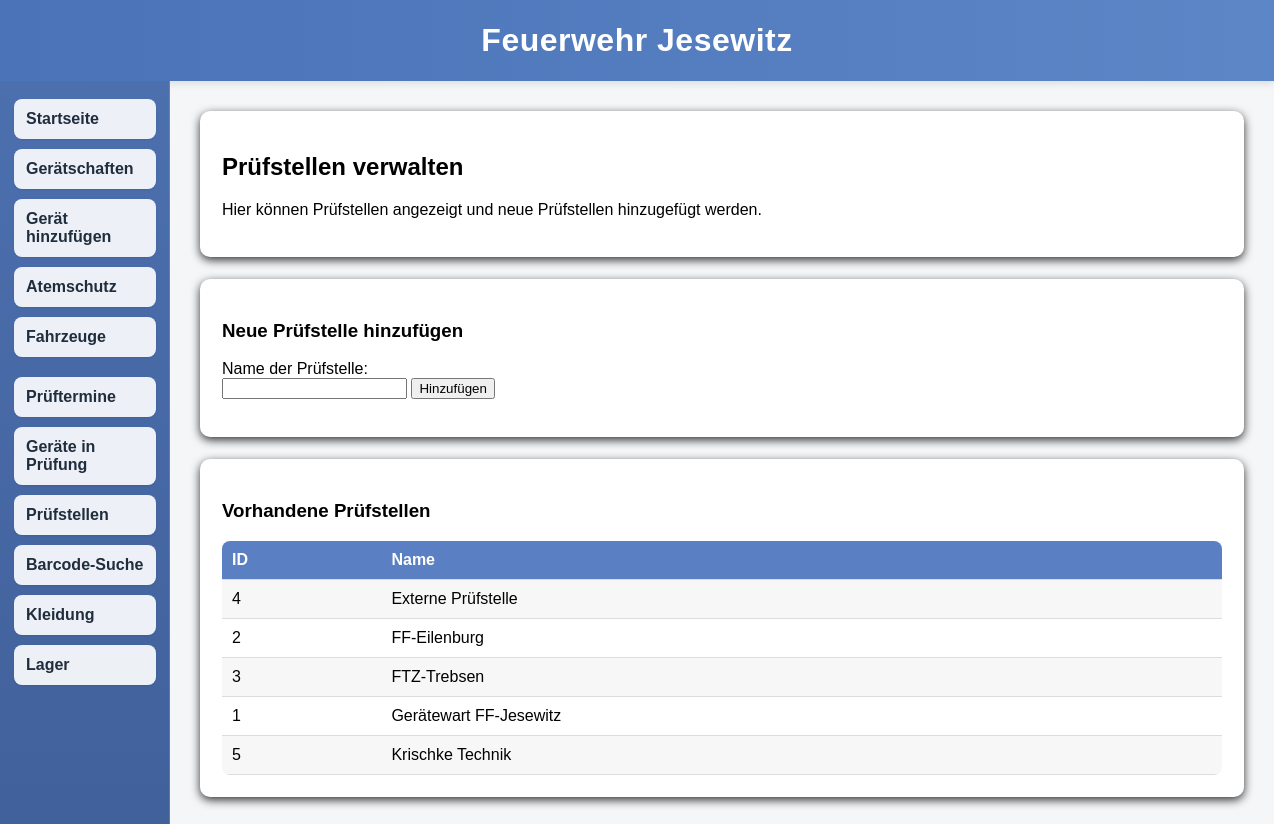
Screenshot of /pruefstellen with the database file from the repository.
### tables this page shows
CREATE TABLE pruefstellen (
    id INTEGER PRIMARY KEY AUTOINCREMENT,
    name TEXT NOT NULL UNIQUE
);

### app.py (the view, shortened to what this page needs)
@app.route("/pruefstellen", methods=["GET", "POST"])
def pruefstellen_verwalten():
    verbindung = sqlite3.connect(DATENBANK)
    verbindung.row_factory = sqlite3.Row
    cursor = verbindung.cursor()
    fehlermeldung = ""
    cursor.execute("SELECT * FROM pruefstellen ORDER BY name ASC")
    pruefstellen = cursor.fetchall()
    verbindung.close()
    return render_template(
        "pruefstellen.html",
        pruefstellen=pruefstellen,
        fehlermeldung=fehlermeldung
    )

### templates/pruefstellen.html (shortened to what this page needs)
{% extends "base.html" %}
{% block content %}
<div class="box">
    <h2>Prüfstellen verwalten</h2>
    <p>Hier können Prüfstellen angezeigt und neue Prüfstellen hinzugefügt werden.</p>
</div>
<div class="box">
    <h3>Neue Prüfstelle hinzufügen</h3>
    <form method="post">
        <p>
            <label>Name der Prüfstelle:</label><br>
            <input type="text" name="name" required>
            <button type="submit">Hinzufügen</button>
        </p>
    </form>
</div>
<div class="box">
    <h3>Vorhandene Prüfstellen</h3>
    {% if pruefstellen %}
        <div class="table-wrapper">
            <table class="inventar-tabelle">
                <tr>
                    <th>ID</th>
                    <th>Name</th>
                </tr>
                {% for stelle in pruefstellen %}
                <tr>
                    <td>{{ stelle["id"] }}</td>
                    <td>{{ stelle["name"] }}</td>
                </tr>
                {% endfor %}
            </table>
        </div>
    {% else %}
        <p>Noch keine Prüfstellen vorhanden.</p>
    {% endif %}
</div>
{% endblock %}

### templates/base.html (style rules this page uses)
body { margin: 0; font-family: Arial, sans-serif; background-color: #f4f6f8; }
.box { background: white; padding: 22px; margin-bottom: 22px; border-radius: 10px; box-shadow: 0 3px 10px rgba(0,0,0,0.8); }
.table-wrapper { max-height: 60vh; overflow-y: auto; overflow-x: auto; border-radius: 8px; }
.inventar-tabelle { width: 100%; border-collapse: collapse; min-width: 1000px; background: white; }
.inventar-tabelle th { position: sticky; top: 0; background-color: #5a7fc2; color: white; z-index: 2; }
.inventar-tabelle th, .inventar-tabelle td { padding: 10px; text-align: left; border-bottom: 1px solid #ddd; }
.inventar-tabelle tr:nth-child(even) { background-color: #f7f7f7; }

### rows the page displays
pruefstellen: id "4", name "Externe Prüfstelle"
pruefstellen: id "2", name "FF-Eilenburg"
pruefstellen: id "3", name "FTZ-Trebsen"
pruefstellen: id "1", name "Gerätewart FF-Jesewitz"
pruefstellen: id "5", name "Krischke Technik"
